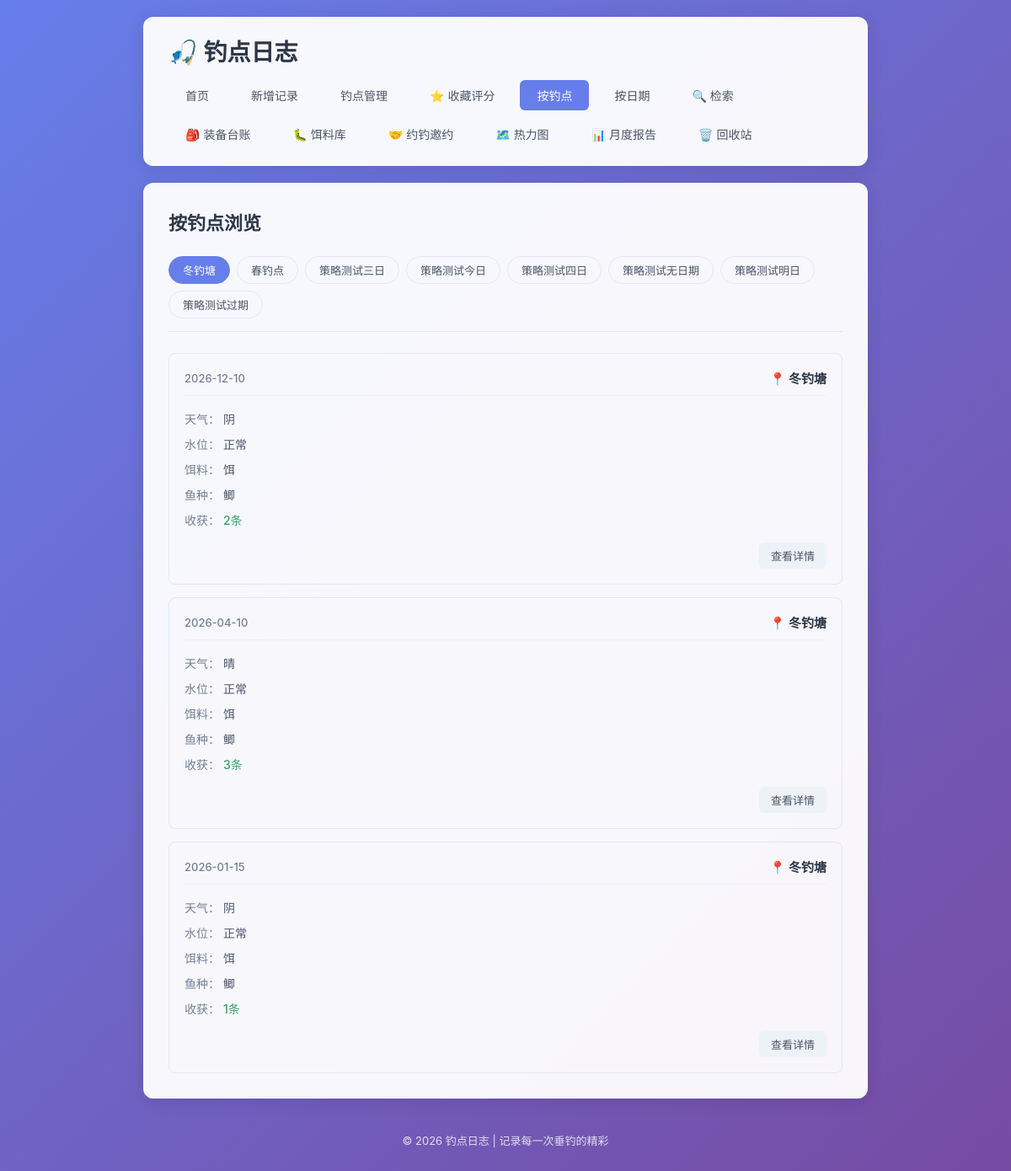
/by-spot, run on the app's committed database.
### tables this page shows
CREATE TABLE fishing_logs (
            id INTEGER PRIMARY KEY AUTOINCREMENT,
            spot TEXT NOT NULL,
            weather TEXT NOT NULL,
            water_level TEXT NOT NULL,
            bait TEXT NOT NULL,
            fish_species TEXT NOT NULL,
            harvest TEXT NOT NULL,
            next_strategy TEXT,
            created_at DATE NOT NULL
        , temperature TEXT, humidity TEXT, wind TEXT, deleted_at TIMESTAMP, next_strategy_date DATE);

### app.py (the view)
@app.route('/by-spot')
def by_spot():
    conn = get_db()
    spots = conn.execute('SELECT DISTINCT spot FROM fishing_logs WHERE deleted_at IS NULL ORDER BY spot').fetchall()
    spot_list = [row['spot'] for row in spots]
    selected_spot = request.args.get('spot', spot_list[0] if spot_list else None)
    logs = []
    if selected_spot:
        logs = conn.execute(
            'SELECT * FROM fishing_logs WHERE spot = ? AND deleted_at IS NULL ORDER BY created_at DESC, id DESC',
            (selected_spot,)
        ).fetchall()
    conn.close()
    return render_template('by_spot.html', spot_list=spot_list, selected_spot=selected_spot, logs=logs)

### app.py (called while the page is built)
def get_db():
    conn = sqlite3.connect(DB_PATH)
    conn.row_factory = sqlite3.Row
    return conn

### templates/by_spot.html (shortened to what this page needs)
{% extends 'base.html' %}
{% block content %}
    <div class="page-header">
        <h2>按钓点浏览</h2>
    </div>
    {% if spot_list %}
        <div class="filter-bar">
            {% for spot in spot_list %}
                <a href="{{ url_for('by_spot', spot=spot) }}"
                   class="filter-btn {% if spot == selected_spot %}active{% endif %}">
                    {{ spot }}
                </a>
            {% endfor %}
        </div>
        {% if logs %}
            <div class="log-list">
                {% for log in logs %}
                    <div class="log-card">
                        <div class="log-header">
                            <span class="log-date">{{ log['created_at'] }}</span>
                            <span class="log-spot">📍 {{ log['spot'] }}</span>
                        </div>
                        <div class="log-body">
                            <div class="log-row">
                                <span class="label">天气：</span>
                                <span>{{ log['weather'] }}</span>
                            </div>
                            <div class="log-row">
                                <span class="label">水位：</span>
                                <span>{{ log['water_level'] }}</span>
                            </div>
                            <div class="log-row">
                                <span class="label">饵料：</span>
                                <span>{{ log['bait'] }}</span>
                            </div>
                            <div class="log-row">
                                <span class="label">鱼种：</span>
                                <span>{{ log['fish_species'] }}</span>
                            </div>
                            <div class="log-row">
                                <span class="label">收获：</span>
                                <span class="harvest">{{ log['harvest'] }}</span>
                            </div>
                        </div>
                        <div class="log-footer">
                            <a href="{{ url_for('log_detail', log_id=log['id']) }}" class="btn btn-small">查看详情</a>
                        </div>
                    </div>
                {% endfor %}
            </div>
        {% else %}
            <div class="empty-state">
                <p>该钓点暂无记录</p>
            </div>
        {% endif %}
    {% else %}
        <div class="empty-state">
            <p>还没有任何钓点记录</p>
            <a href="{{ url_for('add_log') }}" class="btn btn-primary">+ 新增记录</a>
        </div>
    {% endif %}
{% endblock %}

### templates/base.html (shortened to what this page needs)
<!DOCTYPE html>
<html lang="zh-CN">
<head>
    <link rel="stylesheet" href="{{ url_for('static', filename='style.css') }}">
</head>
<body>
    <div class="container">
        <header>
            <h1>🎣 钓点日志</h1>
            <nav>
                <a href="{{ url_for('index') }}" class="{% if request.endpoint == 'index' %}active{% endif %}">首页</a>
                <a href="{{ url_for('add_log') }}" class="{% if request.endpoint == 'add_log' %}active{% endif %}">新增记录</a>
                <a href="{{ url_for('spots_list') }}" class="{% if request.endpoint in ['spots_list', 'spot_detail', 'add_spot', 'edit_spot'] %}active{% endif %}">钓点管理</a>
                <a href="{{ url_for('spots_list', filter='favorite') }}" class="{% if request.endpoint == 'spots_list' and request.args.get('filter') == 'favorite' %}active{% endif %}">⭐ 收藏评分</a>
                <a href="{{ url_for('by_spot') }}" class="{% if request.endpoint == 'by_spot' %}active{% endif %}">按钓点</a>
                <a href="{{ url_for('by_date') }}" class="{% if request.endpoint == 'by_date' %}active{% endif %}">按日期</a>
                <a href="{{ url_for('search_logs') }}" class="{% if request.endpoint == 'search_logs' %}active{% endif %}">🔍 检索</a>
                <a href="{{ url_for('equipments_list') }}" class="">🎒 装备台账</a>
                <a href="{{ url_for('baits_list') }}" class="{% if request.endpoint in ['baits_list', 'add_bait', 'edit_bait'] %}active{% endif %}">🐛 饵料库</a>
                <a href="{{ url_for('invitations_list') }}" class="{% if request.endpoint in ['invitations_list', 'add_invitation', 'invitations_detail', 'edit_invitation'] %}active{% endif %}">🤝 约钓邀约</a>
                <a href="{{ url_for('heatmap') }}" class="{% if request.endpoint == 'heatmap' %}active{% endif %}">🗺️ 热力图</a>
                <a href="{{ url_for('monthly_report') }}" class="{% if request.endpoint == 'monthly_report' %}active{% endif %}">📊 月度报告</a>
                <a href="{{ url_for('recycle_bin') }}" class="{% if request.endpoint in ['recycle_bin', 'restore_item', 'permanent_delete_item', 'batch_restore', 'batch_permanent_delete'] %}active{% endif %}">🗑️ 回收站</a>
            </nav>
        </header>
        <main>
            {% block content %}{% endblock %}
        </main>
        <footer>
            <p>© 2026 钓点日志 | 记录每一次垂钓的精彩</p>
        </footer>
    </div>
</body>
</html>

### static/style.css (style rules this page uses)
* { margin: 0; padding: 0; box-sizing: border-box; }
body { font-family: -apple-system, BlinkMacSystemFont, 'Segoe UI', 'PingFang SC', 'Microsoft YaHei', sans-serif; background: linear-gradient(135deg, #667eea 0%, #764ba2 100%); min-height: 100vh; color: #333; }
.container { max-width: 900px; margin: 0 auto; padding: 20px; min-height: 100vh; display: flex; flex-direction: column; }
header { background: rgba(255, 255, 255, 0.95); border-radius: 12px; padding: 20px 30px; margin-bottom: 20px; box-shadow: 0 4px 20px rgba(0, 0, 0, 0.1); }
header h1 { font-size: 28px; color: #2d3748; margin-bottom: 15px; }
nav { display: flex; gap: 10px; flex-wrap: wrap; }
nav a { padding: 8px 20px; text-decoration: none; color: #4a5568; border-radius: 6px; transition: all 0.2s ease; font-size: 14px; }
nav a.active { background: #667eea; color: white; }
main { flex: 1; background: rgba(255, 255, 255, 0.95); border-radius: 12px; padding: 30px; box-shadow: 0 4px 20px rgba(0, 0, 0, 0.1); }
.page-header { display: flex; justify-content: space-between; align-items: center; margin-bottom: 25px; flex-wrap: wrap; gap: 15px; }
.page-header h2 { color: #2d3748; font-size: 22px; }
.btn { display: inline-block; padding: 10px 20px; border: none; border-radius: 6px; text-decoration: none; font-size: 14px; cursor: pointer; transition: all 0.2s ease; font-family: inherit; }
.btn-small { padding: 6px 14px; font-size: 13px; background: #edf2f7; color: #4a5568; }
.log-list { display: grid; gap: 15px; }
.log-card { border: 1px solid #e2e8f0; border-radius: 8px; padding: 18px; transition: all 0.2s ease; }
.log-header { display: flex; justify-content: space-between; align-items: center; margin-bottom: 12px; padding-bottom: 10px; border-bottom: 1px solid #edf2f7; }
.log-date { font-size: 13px; color: #718096; font-weight: 500; }
.log-spot { font-size: 15px; font-weight: 600; color: #2d3748; }
.log-body { margin-bottom: 12px; }
.log-row { padding: 5px 0; font-size: 14px; color: #4a5568; }
.log-row .label { font-weight: 500; color: #718096; }
.log-row .harvest { color: #38a169; font-weight: 500; }
.log-footer { text-align: right; }
.filter-bar { display: flex; gap: 8px; margin-bottom: 25px; flex-wrap: wrap; padding-bottom: 15px; border-bottom: 1px solid #e2e8f0; }
.filter-btn { padding: 6px 16px; border: 1px solid #e2e8f0; border-radius: 20px; text-decoration: none; font-size: 13px; color: #4a5568; transition: all 0.2s ease; }
.filter-btn.active { background: #667eea; color: white; border-color: #667eea; }
footer { text-align: center; padding: 20px; color: rgba(255, 255, 255, 0.8); font-size: 13px; margin-top: 20px; }

### data on the page
fishing_logs: spot "策略测试三日"
fishing_logs: spot "策略测试今日"
fishing_logs: spot "策略测试四日"
fishing_logs: spot "策略测试无日期"
fishing_logs: spot "策略测试明日"
fishing_logs: spot "策略测试过期"
fishing_logs: created_at "2026-12-10", spot "冬钓塘", weather "阴", water_level "正常", bait "饵", fish_species "鲫", harvest "2条"
fishing_logs: created_at "2026-04-10", spot "冬钓塘", weather "晴", water_level "正常", bait "饵", fish_species "鲫", harvest "3条"
fishing_logs: created_at "2026-01-15", spot "冬钓塘", weather "阴", water_level "正常", bait "饵", fish_species "鲫", harvest "1条"

### other printed values
{{ spot }} "冬钓塘" "春钓点"
